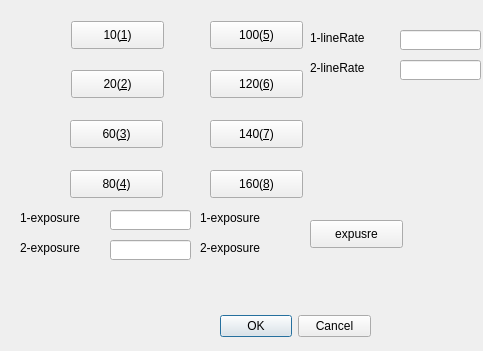
<?xml version="1.0" encoding="UTF-8"?>
<ui version="4.0">
 <class>setLineRateDlg</class>
 <widget class="QDialog" name="setLineRateDlg">
  <property name="geometry">
   <rect>
    <x>0</x>
    <y>0</y>
    <width>483</width>
    <height>351</height>
   </rect>
  </property>
  <property name="windowTitle">
   <string>Dialog</string>
  </property>
  <widget class="QDialogButtonBox" name="buttonBox">
   <property name="geometry">
    <rect>
     <x>220</x>
     <y>310</y>
     <width>151</width>
     <height>32</height>
    </rect>
   </property>
   <property name="orientation">
    <enum>Qt::Horizontal</enum>
   </property>
   <property name="standardButtons">
    <set>QDialogButtonBox::Cancel|QDialogButtonBox::Ok</set>
   </property>
  </widget>
  <widget class="QPushButton" name="pbtn3">
   <property name="geometry">
    <rect>
     <x>70</x>
     <y>120</y>
     <width>93</width>
     <height>28</height>
    </rect>
   </property>
   <property name="text">
    <string>60(&amp;3)</string>
   </property>
  </widget>
  <widget class="QPushButton" name="pbtn2">
   <property name="geometry">
    <rect>
     <x>71</x>
     <y>70</y>
     <width>93</width>
     <height>28</height>
    </rect>
   </property>
   <property name="text">
    <string>20(&amp;2)</string>
   </property>
  </widget>
  <widget class="QPushButton" name="pbtn5">
   <property name="geometry">
    <rect>
     <x>210</x>
     <y>21</y>
     <width>93</width>
     <height>28</height>
    </rect>
   </property>
   <property name="text">
    <string>100(&amp;5)</string>
   </property>
  </widget>
  <widget class="QPushButton" name="pbtn7">
   <property name="geometry">
    <rect>
     <x>210</x>
     <y>120</y>
     <width>93</width>
     <height>28</height>
    </rect>
   </property>
   <property name="text">
    <string>140(&amp;7)</string>
   </property>
  </widget>
  <widget class="QPushButton" name="pbtn1">
   <property name="geometry">
    <rect>
     <x>71</x>
     <y>21</y>
     <width>93</width>
     <height>28</height>
    </rect>
   </property>
   <property name="text">
    <string>10(&amp;1)</string>
   </property>
  </widget>
  <widget class="QPushButton" name="pbtn4">
   <property name="geometry">
    <rect>
     <x>70</x>
     <y>170</y>
     <width>93</width>
     <height>28</height>
    </rect>
   </property>
   <property name="text">
    <string>80(&amp;4)</string>
   </property>
  </widget>
  <widget class="QPushButton" name="pbtn6">
   <property name="geometry">
    <rect>
     <x>210</x>
     <y>70</y>
     <width>93</width>
     <height>28</height>
    </rect>
   </property>
   <property name="text">
    <string>120(&amp;6)</string>
   </property>
  </widget>
  <widget class="QPushButton" name="pbtn8">
   <property name="geometry">
    <rect>
     <x>210</x>
     <y>170</y>
     <width>93</width>
     <height>28</height>
    </rect>
   </property>
   <property name="text">
    <string>160(&amp;8)</string>
   </property>
  </widget>
  <widget class="QLabel" name="label">
   <property name="geometry">
    <rect>
     <x>310</x>
     <y>30</y>
     <width>91</width>
     <height>16</height>
    </rect>
   </property>
   <property name="text">
    <string>1-lineRate</string>
   </property>
  </widget>
  <widget class="QLineEdit" name="lneLineRate1">
   <property name="geometry">
    <rect>
     <x>400</x>
     <y>30</y>
     <width>81</width>
     <height>20</height>
    </rect>
   </property>
  </widget>
  <widget class="QLabel" name="label_2">
   <property name="geometry">
    <rect>
     <x>310</x>
     <y>60</y>
     <width>91</width>
     <height>16</height>
    </rect>
   </property>
   <property name="text">
    <string>2-lineRate</string>
   </property>
  </widget>
  <widget class="QLineEdit" name="lneLineRate2">
   <property name="geometry">
    <rect>
     <x>400</x>
     <y>60</y>
     <width>81</width>
     <height>20</height>
    </rect>
   </property>
  </widget>
  <widget class="QLabel" name="label_3">
   <property name="geometry">
    <rect>
     <x>20</x>
     <y>240</y>
     <width>91</width>
     <height>16</height>
    </rect>
   </property>
   <property name="text">
    <string>2-exposure</string>
   </property>
  </widget>
  <widget class="QLineEdit" name="lneExposure1">
   <property name="geometry">
    <rect>
     <x>110</x>
     <y>210</y>
     <width>81</width>
     <height>20</height>
    </rect>
   </property>
  </widget>
  <widget class="QLineEdit" name="lneExposure2">
   <property name="geometry">
    <rect>
     <x>110</x>
     <y>240</y>
     <width>81</width>
     <height>20</height>
    </rect>
   </property>
  </widget>
  <widget class="QLabel" name="label_4">
   <property name="geometry">
    <rect>
     <x>20</x>
     <y>210</y>
     <width>91</width>
     <height>16</height>
    </rect>
   </property>
   <property name="text">
    <string>1-exposure</string>
   </property>
  </widget>
  <widget class="QPushButton" name="pbtnExposure">
   <property name="geometry">
    <rect>
     <x>310</x>
     <y>220</y>
     <width>93</width>
     <height>28</height>
    </rect>
   </property>
   <property name="text">
    <string>expusre</string>
   </property>
  </widget>
  <widget class="QLabel" name="lblExposure1">
   <property name="geometry">
    <rect>
     <x>200</x>
     <y>210</y>
     <width>91</width>
     <height>16</height>
    </rect>
   </property>
   <property name="text">
    <string>1-exposure</string>
   </property>
  </widget>
  <widget class="QLabel" name="lblExposure2">
   <property name="geometry">
    <rect>
     <x>200</x>
     <y>240</y>
     <width>91</width>
     <height>16</height>
    </rect>
   </property>
   <property name="text">
    <string>2-exposure</string>
   </property>
  </widget>
 </widget>
 <resources/>
 <connections>
  <connection>
   <sender>buttonBox</sender>
   <signal>accepted()</signal>
   <receiver>setLineRateDlg</receiver>
   <slot>accept()</slot>
   <hints>
    <hint type="sourcelabel">
     <x>248</x>
     <y>254</y>
    </hint>
    <hint type="destinationlabel">
     <x>157</x>
     <y>274</y>
    </hint>
   </hints>
  </connection>
  <connection>
   <sender>buttonBox</sender>
   <signal>rejected()</signal>
   <receiver>setLineRateDlg</receiver>
   <slot>reject()</slot>
   <hints>
    <hint type="sourcelabel">
     <x>316</x>
     <y>260</y>
    </hint>
    <hint type="destinationlabel">
     <x>286</x>
     <y>274</y>
    </hint>
   </hints>
  </connection>
 </connections>
</ui>
